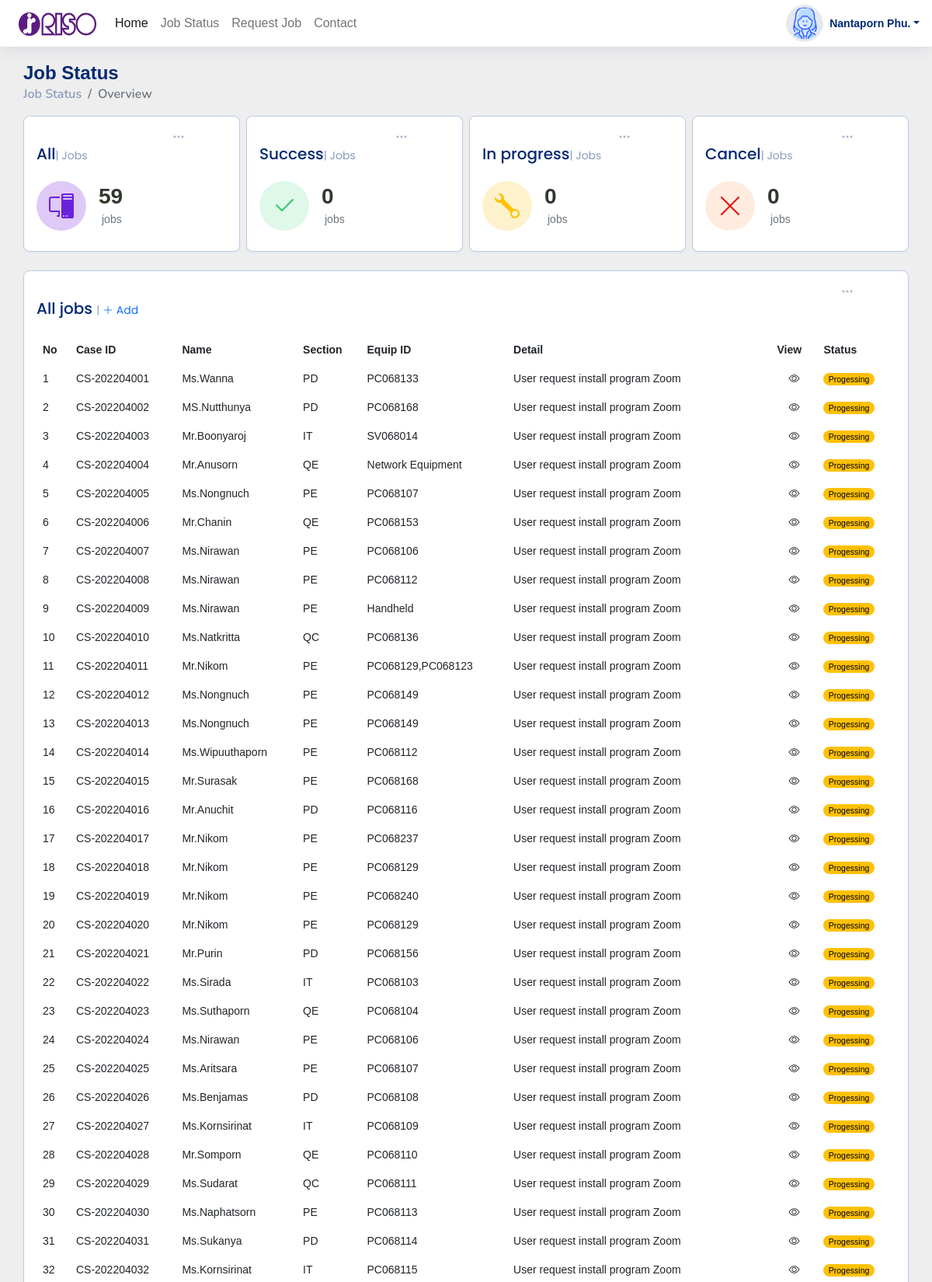
The app's page /user/home_.php (signed in, upper part) with its own data.
### tables this page shows
CREATE TABLE `rith_jobcase` (
  `job_id` varchar(50) NOT NULL,
  `job_date` date DEFAULT NULL,
  `user_name` varchar(50) DEFAULT NULL,
  `user_lastname` varchar(50) DEFAULT NULL,
  `user_sec` varchar(10) DEFAULT NULL,
  `user_mail` varchar(255) DEFAULT NULL,
  `item_name` varchar(50) DEFAULT NULL,
  `item_ass` varchar(50) DEFAULT NULL,
  `job_cat` varchar(20) DEFAULT NULL,
  `job_detail` varchar(255) DEFAULT NULL,
  `job_charger` varchar(50) DEFAULT NULL,
  `job_img` varchar(55) DEFAULT NULL,
  `chk_re` varchar(255) DEFAULT NULL,
  `re_de1` varchar(50) DEFAULT NULL,
  `re_date1` varchar(10) DEFAULT NULL,
  `re_de2` varchar(50) DEFAULT NULL,
  `re_date2` varchar(10) DEFAULT NULL,
  `job_status` varchar(25) DEFAULT 'Progress',
  `re_date3` date DEFAULT NULL,
  `re_com` varchar(255) DEFAULT NULL
);

### config/function.php (called while the page is built, shortened)
<?php
class DB_CON
{
    function __construct()
    {
        $connect = mysqli_connect(DB_SERVER, DB_USER, DB_PASS, DB_NAME);
        $this->dbcon = $connect;
    }
    public function fetchdata_jobs()
    {
        $result = mysqli_query($this->dbcon, "SELECT * FROM rith_jobcase");
        return $result;
    }
}

### user/home_.php (the view, shortened to what this page needs)
<?php
include_once('../config/function.php');
?>
<!DOCTYPE html>
<html lang="en">
<head>
  <link href="../assets/vendor/bootstrap/css/bootstrap.min.css" rel="stylesheet">
  <link href="../assets/vendor/bootstrap-icons/bootstrap-icons.css" rel="stylesheet">
  <link href="../assets/vendor/boxicons/css/boxicons.min.css" rel="stylesheet">
  <link href="../assets/vendor/quill/quill.snow.css" rel="stylesheet">
  <link href="../assets/vendor/quill/quill.bubble.css" rel="stylesheet">
  <link href="../assets/vendor/remixicon/remixicon.css" rel="stylesheet">
  <link href="../assets/vendor/simple-datatables/style.css" rel="stylesheet">
  <link href="https://cdn.jsdelivr.net/npm/bootstrap@5.0.2/dist/css/bootstrap.min.css" rel="stylesheet">
  <link href="../assets/css/style_u.css" rel="stylesheet">
</head>
<body>
  <header id="header" class="header fixed-top d-flex align-items-center">
    <nav class="navbar navbar-expand-lg" style="background-color: #ffffff;">
      <div class="container-fluid">
        <a class="navbar-brand" href="#"><img src="../assets/img/Riso-logo.jpg" alt="" width="100px" height="30px"></a>
        <div class="collapse navbar-collapse" id="navbarScroll">
          <ul class="navbar-nav me-auto my-2 my-lg-0 navbar-nav-scroll" style="--bs-scroll-height: 100px;">
            <li class="nav-item">
              <a class="nav-link active" aria-current="page" href="#">Home</a>
            </li>
            <li class="nav-item">
              <a class="nav-link " href="case_tbl.php">Job Status</a>
            </li>
            <li class="nav-item">
              <a class="nav-link  " href="case_ist.php">Request Job </a>
            </li>
            <li class="nav-item">
              <a class="nav-link" href="contact.php">Contact</a>
            </li>
          </ul>
        </div>
      </div>
    </nav>
    <nav class="header-nav ms-auto">
      <ul class="d-flex align-items-center">
        <li class="nav-item dropdown pe-3">
          <a class="nav-link nav-profile d-flex align-items-center pe-0" href="#" data-bs-toggle="dropdown">
            <img src="../upload/user_img/<?php echo $_SESSION['profile']; ?>" alt="" class="rounded-circle avatar-md-2 img-thumbnail">
            <span class="d-none d-md-block dropdown-toggle ps-2"><?php echo $_SESSION['name']; ?>&nbsp<?php echo $_SESSION['lname']; ?></span>
          </a>
        </li>
      </ul>
    </nav>
  </header>
  <main id="main" class="main">
    <div class="pagetitle">
      <h1>Job Status</h1>
      <nav>
        <ol class="breadcrumb">
          <li class="breadcrumb-item"><a href="#">Job Status</a></li>
          <li class="breadcrumb-item active">Overview</li>
        </ol>
      </nav>
    </div>
    <section class="section dashboard">
      <div class="row">
        <div class="col-xl-12">
          <div class="row">
            <div class="col-xxl-3 col-xl-3">
              <div class="card info-card users-card">
                <div class="filter">
                  <a class="icon" href="#" data-bs-toggle="dropdown"><i class="bi bi-three-dots"></i></a>
                </div>
                <div class="card-body">
                  <h5 class="card-title">All<span>| Jobs</span></h5>
                  <div class="d-flex align-items-center">
                    <div class="card-icon rounded-circle d-flex align-items-center justify-content-center">
                      <i class="bi bi-pc-display"></i>
                    </div>
                    <div class="ps-3"> <?php
                                        require('../config/dbconnect.php');
                                        $sql = "SELECT COUNT(job_status) as total
                                                            FROM rith_jobcase ";
                                        $result = mysqli_query($connect, $sql);
                                        $total = mysqli_fetch_assoc($result);
                                        ?>
                      <h6><?php echo $total['total']; ?></h6>
                      <span class="text-muted small pt-2 ps-1">jobs</span>
                    </div>
                  </div>
                </div>
              </div>
            </div>
            <div class="col-xxl-3 col-xl-3">
              <div class="card info-card equips-card">
                <div class="filter">
                  <a class="icon" href="#" data-bs-toggle="dropdown"><i class="bi bi-three-dots"></i></a>
                </div>
                <div class="card-body">
                  <h5 class="card-title">Success<span>| Jobs</span></h5>
                  <div class="d-flex align-items-center">
                    <div class="card-icon rounded-circle d-flex align-items-center justify-content-center">
                      <i class="bi bi-check2"></i>
                    </div>
                    <div class="ps-3"><?php
                                      require('../config/dbconnect.php');
                                      $sql = "SELECT COUNT(job_status) as success
                                                            FROM rith_jobcase WHERE job_status = 'Repair Complete'";
                                      $result = mysqli_query($connect, $sql);
                                      $success = mysqli_fetch_assoc($result);
                                      ?>
                      <h6><?php echo $success['success']; ?></h6>
                      <span class="text-muted small pt-2 ps-1">jobs</span>
                    </div>
                  </div>
                </div>
              </div>
            </div>
            <div class="col-xxl-3 col-xl-3">
              <div class="card info-card jobs-card">
                <div class="filter">
                  <a class="icon" href="#" data-bs-toggle="dropdown"><i class="bi bi-three-dots"></i></a>
                </div>
                <div class="card-body">
                  <h5 class="card-title">In progress<span>| Jobs</span></h5>
                  <div class="d-flex align-items-center">
                    <div class="card-icon rounded-circle d-flex align-items-center justify-content-center">
                      <i class="bi bi-wrench"></i>
                    </div>
                    <div class="ps-3"><?php
                                      require('../config/dbconnect.php');
                                      $sql = "SELECT COUNT(job_status) as fixing
                                                            FROM rith_jobcase WHERE job_status = 'in Progress'";
                                      $result = mysqli_query($connect, $sql);
                                      $fixing = mysqli_fetch_assoc($result);
                                      ?>
                      <h6><?php echo $fixing['fixing']; ?></h6>
                      <span class="text-muted small pt-2 ps-1">jobs</span>
                    </div>
                  </div>
                </div>
              </div>
            </div>
            <div class="col-xxl-3 col-xl-3">
              <div class="card info-card cancel-card">
                <div class="filter">
                  <a class="icon" href="#" data-bs-toggle="dropdown"><i class="bi bi-three-dots"></i></a>
                </div>
                <div class="card-body">
                  <h5 class="card-title">Cancel<span>| Jobs</span></h5>
                  <div class="d-flex align-items-center">
                    <div class="card-icon rounded-circle d-flex align-items-center justify-content-center">
                      <i class="bi bi-x-lg"></i>
                    </div>
                    <div class="ps-3"><?php
                                      require('../config/dbconnect.php');
                                      $sql = "SELECT COUNT(job_status) as cancel
                                                            FROM rith_jobcase WHERE job_status = 'Repair failed'";
                                      $result = mysqli_query($connect, $sql);
                                      $cancel = mysqli_fetch_assoc($result);
                                      ?>
                      <h6><?php echo $cancel['cancel']; ?></h6>
                      <span class="text-muted small pt-2 ps-1">jobs</span>
                    </div>
                  </div>
                </div>
              </div>
            </div>
            <div class="col-12">
              <div class="card recent-sales overflow-auto">
                <div class="filter">
                  <a class="icon" href="#" data-bs-toggle="dropdown"><i class="bi bi-three-dots"></i></a>
                </div>
                <div class="card-body">
                  <h5 class="card-title">All jobs <span>| <a href="case_ist.php" <i class="bi bi-plus-lg "></i>
                        Add</a></span></h5>
                  <table class="table table-borderless datatable">
                    <thead>
                      <tr>
                        <th scope="col" class="th1">No</th>
                        <th scope="col" class="th2">Case ID</th>
                        <th scope="col" class="th3">Name</th>
                        <th scope="col" class="th4">Section</th>
                        <th scope="col" class="th5">Equip ID</th>
                        <th scope="col" class="th6">Detail</th>
                        <th scope="col" class="th7">View</th>
                        <th scope="col" class="th8">Status</th>
                      </tr>
                    </thead>
                    <tbody>
                      <tr>
                        <?php
                        include_once('..\config\function.php');
                        $fetchdata = new DB_CON();
                        $sql = $fetchdata->fetchdata_jobs();
                        $order = 1;
                        while ($row = mysqli_fetch_assoc($sql)) {
                        ?>
                          <td class="column1"><?php echo $order++; ?></td>
                          <td class="column2">
                            <?php echo $row['job_id']; ?>
                          </td>
                          <td class="column3">
                            <?php echo $row['user_name']; ?>
                          </td>
                          <td class="column4">
                            <?php echo $row['user_sec']; ?>
                          </td>
                          <td class="column5">
                            <?php echo $row['item_name']; ?>
                          </td>
                          <td class="column6">
                            <?php echo $row['job_detail']; ?>
                          </td>
                          <td class="column7">
                            <a type="button" data-bs-toggle="modal" data-bs-target="#staticBackdrop<?php echo $row['job_id'] ?>"><i class="bi bi-eye"></i>
                            </a>
                          </td>
                          <td class="column8 align-items-center">
                            <?php
                            if ($row['job_status'] == 'Repair Complete') {
                              echo '<span class="badge rounded-pill text-bg-success">Success</span>';
                            } elseif ($row['job_status'] == 'Repair Failed') {
                              echo '<span class="badge rounded-pill text-bg-danger">Failed</span>';
                            } else {
                              echo '
                                <span class="badge rounded-pill text-bg-warning">Progessing</span>';
                            } ?>
                          </td>
                </div>
                </tr> <?php } ?>
    </section>
  </main>
</body>
</html>

### records on screen
rith_jobcase: job_id "CS-202204001", user_name "Ms.Wanna", user_sec "PD", item_name "PC068133", job_detail "User request install program Zoom", job_status "Progessing"
rith_jobcase: job_id "CS-202204002", user_name "MS.Nutthunya", user_sec "PD", item_name "PC068168", job_detail "User request install program Zoom", job_status "Progessing"
rith_jobcase: job_id "CS-202204003", user_name "Mr.Boonyaroj", user_sec "IT", item_name "SV068014", job_detail "User request install program Zoom", job_status "Progessing"
rith_jobcase: job_id "CS-202204004", user_name "Mr.Anusorn", user_sec "QE", item_name "Network Equipment", job_detail "User request install program Zoom", job_status "Progessing"
rith_jobcase: job_id "CS-202204005", user_name "Ms.Nongnuch", user_sec "PE", item_name "PC068107", job_detail "User request install program Zoom", job_status "Progessing"
rith_jobcase: job_id "CS-202204006", user_name "Mr.Chanin", user_sec "QE", item_name "PC068153", job_detail "User request install program Zoom", job_status "Progessing"
rith_jobcase: job_id "CS-202204007", user_name "Ms.Nirawan", user_sec "PE", item_name "PC068106", job_detail "User request install program Zoom", job_status "Progessing"
rith_jobcase: job_id "CS-202204008", user_name "Ms.Nirawan", user_sec "PE", item_name "PC068112", job_detail "User request install program Zoom", job_status "Progessing"
rith_jobcase: job_id "CS-202204009", user_name "Ms.Nirawan", user_sec "PE", item_name "Handheld", job_detail "User request install program Zoom", job_status "Progessing"
rith_jobcase: job_id "CS-202204010", user_name "Ms.Natkritta", user_sec "QC", item_name "PC068136", job_detail "User request install program Zoom", job_status "Progessing"
rith_jobcase: job_id "CS-202204011", user_name "Mr.Nikom", user_sec "PE", item_name "PC068129,PC068123", job_detail "User request install program Zoom", job_status "Progessing"
rith_jobcase: job_id "CS-202204012", user_name "Ms.Nongnuch", user_sec "PE", item_name "PC068149", job_detail "User request install program Zoom", job_status "Progessing"
rith_jobcase: job_id "CS-202204013", user_name "Ms.Nongnuch", user_sec "PE", item_name "PC068149", job_detail "User request install program Zoom", job_status "Progessing"
rith_jobcase: job_id "CS-202204014", user_name "Ms.Wipuuthaporn", user_sec "PE", item_name "PC068112", job_detail "User request install program Zoom", job_status "Progessing"
rith_jobcase: job_id "CS-202204015", user_name "Mr.Surasak", user_sec "PE", item_name "PC068168", job_detail "User request install program Zoom", job_status "Progessing"
rith_jobcase: job_id "CS-202204016", user_name "Mr.Anuchit", user_sec "PD", item_name "PC068116", job_detail "User request install program Zoom", job_status "Progessing"
rith_jobcase: job_id "CS-202204017", user_name "Mr.Nikom", user_sec "PE", item_name "PC068237", job_detail "User request install program Zoom", job_status "Progessing"
rith_jobcase: job_id "CS-202204018", user_name "Mr.Nikom", user_sec "PE", item_name "PC068129", job_detail "User request install program Zoom", job_status "Progessing"
rith_jobcase: job_id "CS-202204019", user_name "Mr.Nikom", user_sec "PE", item_name "PC068240", job_detail "User request install program Zoom", job_status "Progessing"
rith_jobcase: job_id "CS-202204020", user_name "Mr.Nikom", user_sec "PE", item_name "PC068129", job_detail "User request install program Zoom", job_status "Progessing"
rith_jobcase: job_id "CS-202204021", user_name "Mr.Purin", user_sec "PD", item_name "PC068156", job_detail "User request install program Zoom", job_status "Progessing"
rith_jobcase: job_id "CS-202204022", user_name "Ms.Sirada", user_sec "IT", item_name "PC068103", job_detail "User request install program Zoom", job_status "Progessing"
rith_jobcase: job_id "CS-202204023", user_name "Ms.Suthaporn", user_sec "QE", item_name "PC068104", job_detail "User request install program Zoom", job_status "Progessing"
rith_jobcase: job_id "CS-202204024", user_name "Ms.Nirawan", user_sec "PE", item_name "PC068106", job_detail "User request install program Zoom", job_status "Progessing"
rith_jobcase: job_id "CS-202204025", user_name "Ms.Aritsara", user_sec "PE", item_name "PC068107", job_detail "User request install program Zoom", job_status "Progessing"
rith_jobcase: job_id "CS-202204026", user_name "Ms.Benjamas", user_sec "PD", item_name "PC068108", job_detail "User request install program Zoom", job_status "Progessing"
rith_jobcase: job_id "CS-202204027", user_name "Ms.Kornsirinat", user_sec "IT", item_name "PC068109", job_detail "User request install program Zoom", job_status "Progessing"
rith_jobcase: job_id "CS-202204028", user_name "Mr.Somporn", user_sec "QE", item_name "PC068110", job_detail "User request install program Zoom", job_status "Progessing"
rith_jobcase: job_id "CS-202204029", user_name "Ms.Sudarat", user_sec "QC", item_name "PC068111", job_detail "User request install program Zoom", job_status "Progessing"
rith_jobcase: job_id "CS-202204030", user_name "Ms.Naphatsorn", user_sec "PE", item_name "PC068113", job_detail "User request install program Zoom", job_status "Progessing"
rith_jobcase: job_id "CS-202204031", user_name "Ms.Sukanya", user_sec "PD", item_name "PC068114", job_detail "User request install program Zoom", job_status "Progessing"
rith_jobcase: job_id "CS-202204032", user_name "Ms.Kornsirinat", user_sec "IT", item_name "PC068115", job_detail "User request install program Zoom", job_status "Progessing"

### other values on screen
$_SESSION['name'] "Nantaporn"
$_SESSION['lname'] "Phu."
$total['total'] "59"
$success['success'] "0"
$fixing['fixing'] "0"
$cancel['cancel'] "0"
